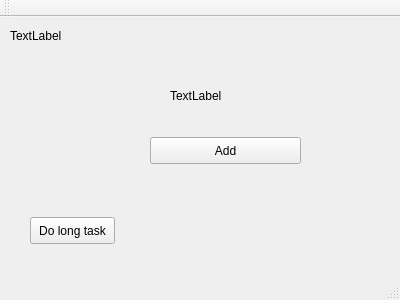
<?xml version="1.0" encoding="UTF-8"?>
<ui version="4.0">
 <class>MainWindow</class>
 <widget class="QMainWindow" name="MainWindow">
  <property name="geometry">
   <rect>
    <x>0</x>
    <y>0</y>
    <width>400</width>
    <height>300</height>
   </rect>
  </property>
  <property name="windowTitle">
   <string>MainWindow</string>
  </property>
  <widget class="QWidget" name="centralWidget">
   <widget class="QPushButton" name="btn_add">
    <property name="geometry">
     <rect>
      <x>150</x>
      <y>120</y>
      <width>151</width>
      <height>27</height>
     </rect>
    </property>
    <property name="text">
     <string>Add</string>
    </property>
   </widget>
   <widget class="QLabel" name="label">
    <property name="geometry">
     <rect>
      <x>170</x>
      <y>70</y>
      <width>54</width>
      <height>17</height>
     </rect>
    </property>
    <property name="text">
     <string>TextLabel</string>
    </property>
   </widget>
   <widget class="QPushButton" name="btn_do_long_task">
    <property name="geometry">
     <rect>
      <x>30</x>
      <y>200</y>
      <width>85</width>
      <height>27</height>
     </rect>
    </property>
    <property name="text">
     <string>Do long task</string>
    </property>
   </widget>
   <widget class="QLabel" name="label_seconds">
    <property name="geometry">
     <rect>
      <x>10</x>
      <y>10</y>
      <width>54</width>
      <height>17</height>
     </rect>
    </property>
    <property name="text">
     <string>TextLabel</string>
    </property>
   </widget>
  </widget>
  <widget class="QMenuBar" name="menuBar">
   <property name="geometry">
    <rect>
     <x>0</x>
     <y>0</y>
     <width>400</width>
     <height>27</height>
    </rect>
   </property>
  </widget>
  <widget class="QToolBar" name="mainToolBar">
   <attribute name="toolBarArea">
    <enum>TopToolBarArea</enum>
   </attribute>
   <attribute name="toolBarBreak">
    <bool>false</bool>
   </attribute>
  </widget>
  <widget class="QStatusBar" name="statusBar"/>
 </widget>
 <layoutdefault spacing="6" margin="11"/>
 <resources/>
 <connections/>
</ui>
